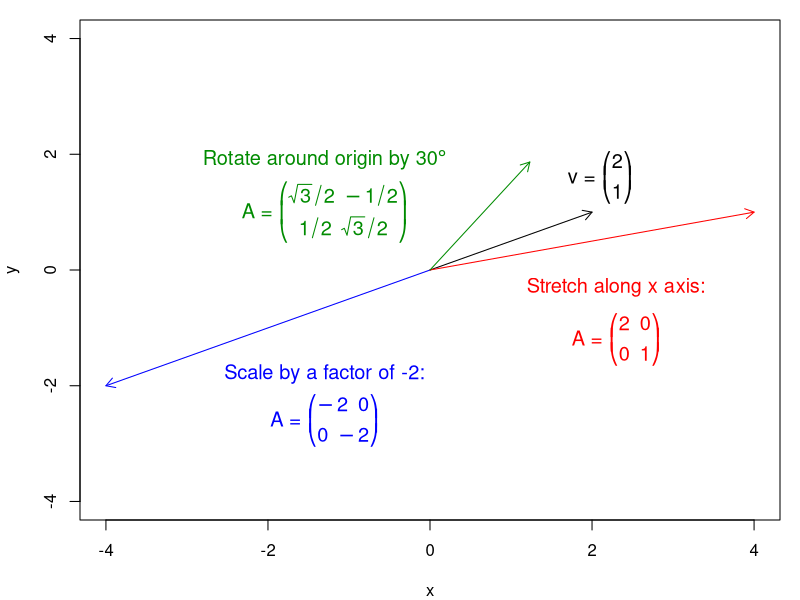

R code for this plot:
## ---- chunk 1
v <- matrix(c(2,1),ncol=1)
cex = 1.2

# plot original vector v
par(mar=c(4,4,1,1))
plot(0,0,
     xlim=c(-4,4), ylim=c(-4,4),pch=NA,xlab="x",ylab="y")
arrows(0,0,v[1],v[2],length=0.1,col="black")
text(2.1,1.6,
  expression(paste("v = ",bgroup("(",atop(2,1),")"))),
  cex = cex, col = "black")

# Scale
A.sc = matrix(c(-2,0,0,-2),ncol=2)
vp.sc = A.sc %*% v
arrows(0,0,vp.sc[1],vp.sc[2],length=0.1,col="blue")
text(-1.3,-1.8,"Scale by a factor of -2:", cex = cex, col = "blue")
text(-1.3,-2.6, expression(paste("A = ", bgroup("(",atop(-2 ~~ 0,0 ~~ -2),")"))),
  cex = cex, col = "blue")

# Stretch
A.st = matrix(c(2,0,0,1),ncol=2)
vp.st = A.st %*% v
arrows(0,0,vp.st[1],vp.st[2],length=0.1,col="red")
text(2.3,-0.3,"Stretch along x axis:", cex = cex, col = "red")
text(2.3,-1.2, expression(paste("A = ", bgroup("(",atop(2 ~~ 0,0 ~~ 1),")"))),
  cex = cex, col = "red")

# Rotate
A.ro = matrix(c(sqrt(3)/2,1/2,-1/2,sqrt(3)/2),ncol=2)
vp.ro = A.ro %*% v
arrows(0,0,vp.ro[1],vp.ro[2],length=0.1,col="green4")
text(-1.3,1.9, expression(paste("Rotate around origin by ",30*degree)),
  cex = cex, col = "green4")
text(-1.3,1, expression(paste("A = ",
  bgroup("(",atop(sqrt(3)/2 ~~ -1/2,1/2 ~~ sqrt(3)/2),")"))),
  cex = cex, col = "green4")
